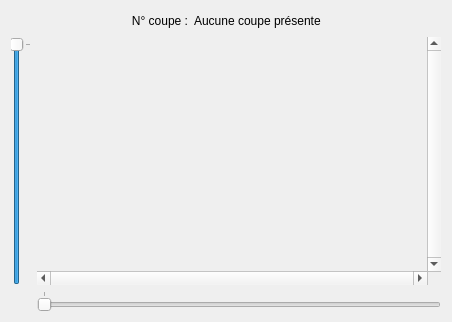
      <widget class="QWidget" name="_tabTangential">
       <attribute name="title">
        <string>Coupes tangentielles</string>
       </attribute>
       <layout class="QVBoxLayout" name="verticalLayout_16">
        <item>
         <layout class="QHBoxLayout" name="horizontalLayout_14">
          <item>
           <spacer name="horizontalSpacer_5">
            <property name="orientation">
             <enum>Qt::Horizontal</enum>
            </property>
            <property name="sizeHint" stdset="0">
             <size>
              <width>40</width>
              <height>20</height>
             </size>
            </property>
           </spacer>
          </item>
          <item>
           <widget class="QLabel" name="label_29">
            <property name="text">
             <string>N° coupe :</string>
            </property>
            <property name="alignment">
             <set>Qt::AlignRight|Qt::AlignTrailing|Qt::AlignVCenter</set>
            </property>
           </widget>
          </item>
          <item>
           <widget class="QLabel" name="_labelTangentialSliceNumber">
            <property name="text">
             <string>Aucune coupe présente</string>
            </property>
           </widget>
          </item>
          <item>
           <spacer name="horizontalSpacer_6">
            <property name="orientation">
             <enum>Qt::Horizontal</enum>
            </property>
            <property name="sizeHint" stdset="0">
             <size>
              <width>40</width>
              <height>20</height>
             </size>
            </property>
           </spacer>
          </item>
         </layout>
        </item>
        <item>
         <layout class="QGridLayout" name="gridLayout_2">
          <item row="1" column="1">
           <widget class="QSlider" name="_sliderSelectTangentialSlice">
            <property name="maximum">
             <number>0</number>
            </property>
            <property name="orientation">
             <enum>Qt::Horizontal</enum>
            </property>
            <property name="tickPosition">
             <enum>QSlider::TicksAbove</enum>
            </property>
           </widget>
          </item>
          <item row="0" column="1">
           <widget class="QScrollArea" name="_scrollTangentialView">
            <property name="frameShape">
             <enum>QFrame::NoFrame</enum>
            </property>
            <property name="frameShadow">
             <enum>QFrame::Plain</enum>
            </property>
            <property name="lineWidth">
             <number>0</number>
            </property>
            <property name="verticalScrollBarPolicy">
             <enum>Qt::ScrollBarAlwaysOn</enum>
            </property>
            <property name="horizontalScrollBarPolicy">
             <enum>Qt::ScrollBarAlwaysOn</enum>
            </property>
            <property name="alignment">
             <set>Qt::AlignCenter</set>
            </property>
            <widget class="QWidget" name="scrollAreaWidgetContents_2">
             <property name="geometry">
              <rect>
               <x>0</x>
               <y>0</y>
               <width>390</width>
               <height>234</height>
              </rect>
             </property>
            </widget>
           </widget>
          </item>
          <item row="0" column="0">
           <widget class="QSlider" name="_sliderSelectTangentialYSlice">
            <property name="maximum">
             <number>0</number>
            </property>
            <property name="orientation">
             <enum>Qt::Vertical</enum>
            </property>
            <property name="tickPosition">
             <enum>QSlider::TicksBelow</enum>
            </property>
           </widget>
          </item>
         </layout>
        </item>
       </layout>
      </widget>
